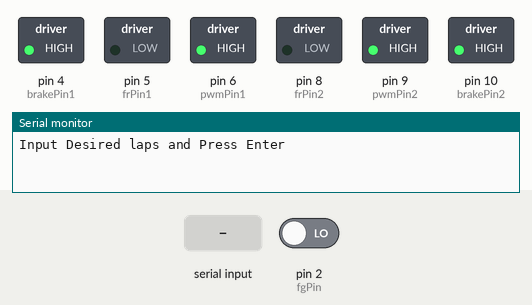
This sketch was run on a simulated Arduino Uno, built with avr-gcc and run on an emulated ATmega328P. On the bench: switched loads named in the sketch (green lamp = pin HIGH), the last lines printed to the serial monitor. The test bench sets the inputs (shaded band); at power-on: pin 2 (fgPin) LOW.

Above: at 1.2 s.
1.3 s: pin 2 (fgPin) driven HIGH
At 2.1 s:
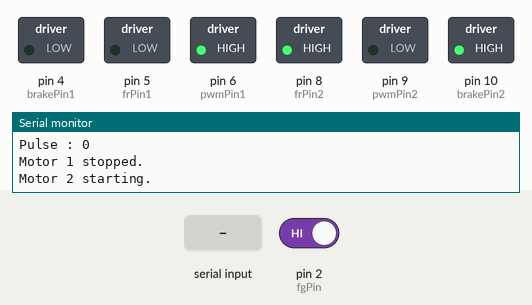
5.8 s: "90,45\n" received over Serial
At 7.1 s:
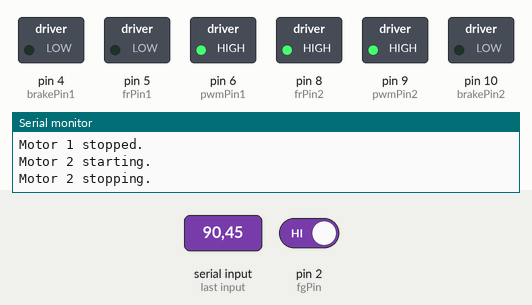
At 8.6 s:
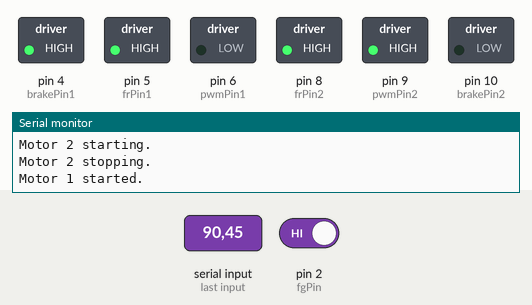
Timing chart, 0 to 10.1 s (numbered marks = the images above; inputs shaded):
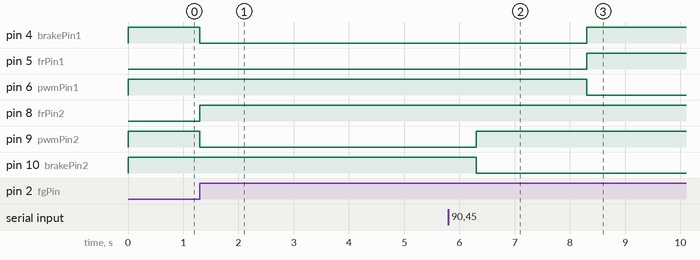

Measured:
- after the input at 1.3 s, pin 4 (brakePin1), pin 9 (pwmPin2): HIGH → LOW at once; pin 8 (frPin2): LOW → HIGH at once
- after the input at 5.8 s, pin 4 (brakePin1), pin 5 (frPin1): LOW → HIGH after 2.5 s; pin 6 (pwmPin1): HIGH → LOW after 2.5 s

The sketch:

dc-motor-control.ino
```cpp
const int frPin1 = 5;
const int pwmPin1 = 6;
const int brakePin1 = 4;
const int fgPin = 2;

const int frPin2 = 8;
const int pwmPin2 = 9;
const int brakePin2 = 10;

int pulseCounter = 0;
int pulseCounterMax = 0;
int targetLaps = 0;
bool motor2Active = false;

void pulseMotor1() {
  Serial.print("Pulse : ");
  Serial.println(pulseCounter);
  if (pulseCounter >= pulseCounterMax) {
    digitalWrite(pwmPin1, HIGH);
    digitalWrite(brakePin1, LOW);
    Serial.println("Motor 1 stopped.");
    motor2Active = true;
    pulseCounterMax = 0;
    pulseCounter = 0;
  }
  pulseCounter++;
}

void dc1Tur(int tur) {
  pulseCounterMax = tur * 250;
  digitalWrite(frPin1, HIGH);
  digitalWrite(pwmPin1, LOW);
  digitalWrite(brakePin1, HIGH);
  Serial.println("Motor 1 started.");
}

void dc2Tur() {

  Serial.println("Motor 2 starting.");
  digitalWrite(frPin2, HIGH);
  digitalWrite(brakePin2, HIGH);
  digitalWrite(pwmPin2, LOW);
  delay(5000);


  Serial.println("Motor 2 stopping.");
  digitalWrite(pwmPin2, HIGH);
  digitalWrite(brakePin2, LOW);

  delay(2000);
  motor2Active  = false ;
}

void setup() {
  Serial.begin(9600);

  // Motor 1 setup
  pinMode(frPin1, OUTPUT);
  pinMode(pwmPin1, OUTPUT);
  pinMode(brakePin1, OUTPUT);
  digitalWrite(brakePin1, HIGH);
  digitalWrite(frPin1, LOW);
  digitalWrite(pwmPin1, HIGH);
  attachInterrupt(digitalPinToInterrupt(fgPin), pulseMotor1, RISING);

  // Motor 2 setup
  pinMode(frPin2, OUTPUT);
  pinMode(pwmPin2, OUTPUT);
  pinMode(brakePin2, OUTPUT);
  digitalWrite(brakePin2, HIGH);
  digitalWrite(frPin2, LOW);
  digitalWrite(pwmPin2, HIGH);

  Serial.println("Input Desired laps and Press Enter");
}

void loop() {
  if (Serial.available() > 0) {
    String in_char = Serial.readStringUntil('\n');
    int targetLap = in_char.toInt();
    if (targetLap > 0) {
      dc1Tur(targetLap);
    } else {
      Serial.println("Invalid input. Please enter a positive number of laps.");
    }
  }
  if(motor2Active){
    dc2Tur();
  }
}
```
